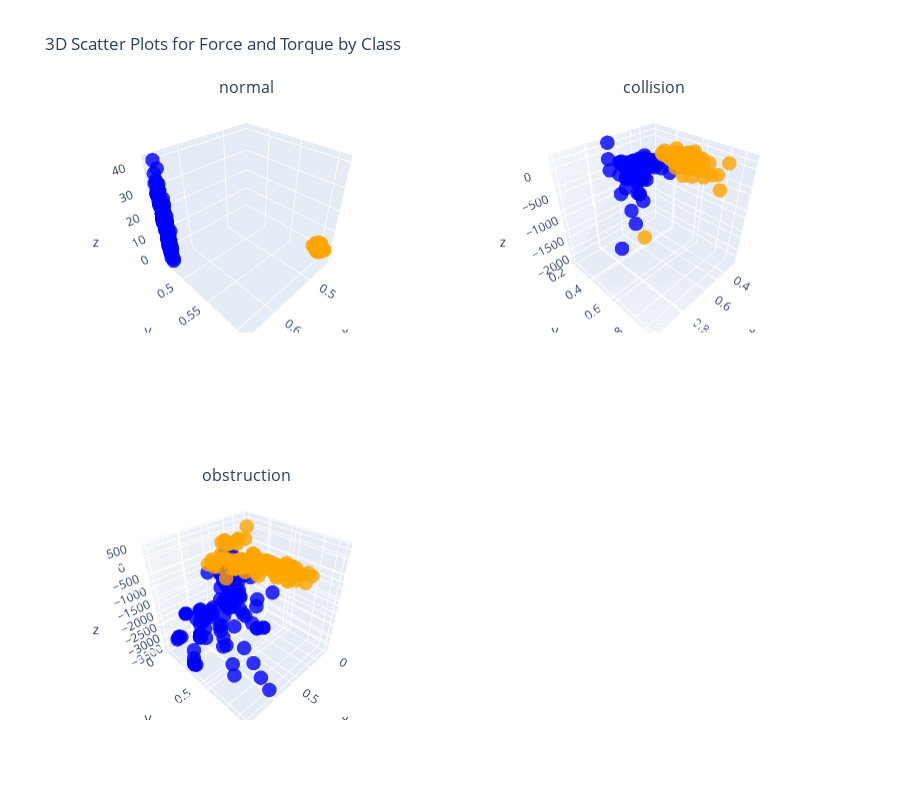

Here is the notebook cell this chart was saved with:
### Code cell
from plotly.subplots import make_subplots

import plotly.graph_objects as go

# Create a subplot figure with 2 rows and 2 columns
fig = make_subplots(
    rows=2, cols=2,
    specs=[[{'type': 'scatter3d'}, {'type': 'scatter3d'}],
           [{'type': 'scatter3d'}, {'type': 'scatter3d'}]],
    subplot_titles=unique_classes
)

# Mapping of class names to subplot positions
subplot_positions = {
    unique_classes[0]: (1, 1),
    unique_classes[1]: (1, 2),
    unique_classes[2]: (2, 1),
}

# Iterate through each class and add a 3D scatter plot to the corresponding subplot
for class_name, class_df in class_dfs.items():
    row, col = subplot_positions[class_name]
    force_plot = go.Scatter3d(
        x=class_df['Fx'],
        y=class_df['Fy'],
        z=class_df['Fz'],
        mode='markers',
        marker=dict(size=5, color='blue', opacity=0.8),
        name=f'{class_name} Force'
    )
    torque_plot = go.Scatter3d(
        x=class_df['Tx'],
        y=class_df['Ty'],
        z=class_df['Tz'],
        mode='markers',
        marker=dict(size=5, color='orange', opacity=0.8),
        name=f'{class_name} Torque'
    )
    fig.add_trace(force_plot, row=row, col=col)
    fig.add_trace(torque_plot, row=row, col=col)

# Update layout settings
fig.update_layout(
    title='3D Scatter Plots for Force and Torque by Class',
    height=800,
    showlegend=False
)

fig.show()

### Figure 1 — Plotly figure (JSON) as saved in the notebook; plotly's stock layout.template omitted (floating-point values rounded to 4 significant figures; data arrays with more than 128 entries replaced by an {"elided": "..."} marker saying what was removed)
{"data": [{"marker": {"color": "blue", "opacity": 0.8, "size": 5}, "mode": "markers", "name": "normal Force", "scene": "scene", "type": "scatter3d", "x": {"elided": "360 float values"}, "y": {"elided": "360 float values"}, "z": {"elided": "360 int values"}}, {"marker": {"color": "orange", "opacity": 0.8, "size": 5}, "mode": "markers", "name": "normal Torque", "scene": "scene", "type": "scatter3d", "x": {"elided": "360 float values"}, "y": {"elided": "360 float values"}, "z": {"elided": "360 int values"}}, {"marker": {"color": "blue", "opacity": 0.8, "size": 5}, "mode": "markers", "name": "collision Force", "scene": "scene2", "type": "scatter3d", "x": {"elided": "1080 float values"}, "y": {"elided": "1080 float values"}, "z": {"elided": "1080 int values"}}, {"marker": {"color": "orange", "opacity": 0.8, "size": 5}, "mode": "markers", "name": "collision Torque", "scene": "scene2", "type": "scatter3d", "x": {"elided": "1080 float values"}, "y": {"elided": "1080 float values"}, "z": {"elided": "1080 int values"}}, {"marker": {"color": "blue", "opacity": 0.8, "size": 5}, "mode": "markers", "name": "obstruction Force", "scene": "scene3", "type": "scatter3d", "x": {"elided": "315 float values"}, "y": {"elided": "315 float values"}, "z": {"elided": "315 int values"}}, {"marker": {"color": "orange", "opacity": 0.8, "size": 5}, "mode": "markers", "name": "obstruction Torque", "scene": "scene3", "type": "scatter3d", "x": {"elided": "315 float values"}, "y": {"elided": "315 float values"}, "z": {"elided": "315 int values"}}], "layout": {"annotations": [{"font": {"size": 16}, "showarrow": false, "text": "normal", "x": 0.225, "xanchor": "center", "xref": "paper", "y": 1, "yanchor": "bottom", "yref": "paper"}, {"font": {"size": 16}, "showarrow": false, "text": "collision", "x": 0.775, "xanchor": "center", "xref": "paper", "y": 1, "yanchor": "bottom", "yref": "paper"}, {"font": {"size": 16}, "showarrow": false, "text": "obstruction", "x": 0.225, "xanchor": "center", "xref": "paper", "y": 0.375, "yanchor": "bottom", "yref": "paper"}], "height": 800, "scene": {"domain": {"x": [0, 0.45], "y": [0.625, 1]}}, "scene2": {"domain": {"x": [0.55, 1], "y": [0.625, 1]}}, "scene3": {"domain": {"x": [0, 0.45], "y": [0, 0.375]}}, "scene4": {"domain": {"x": [0.55, 1], "y": [0, 0.375]}}, "showlegend": false, "title": {"text": "3D Scatter Plots for Force and Torque by Class"}}}
